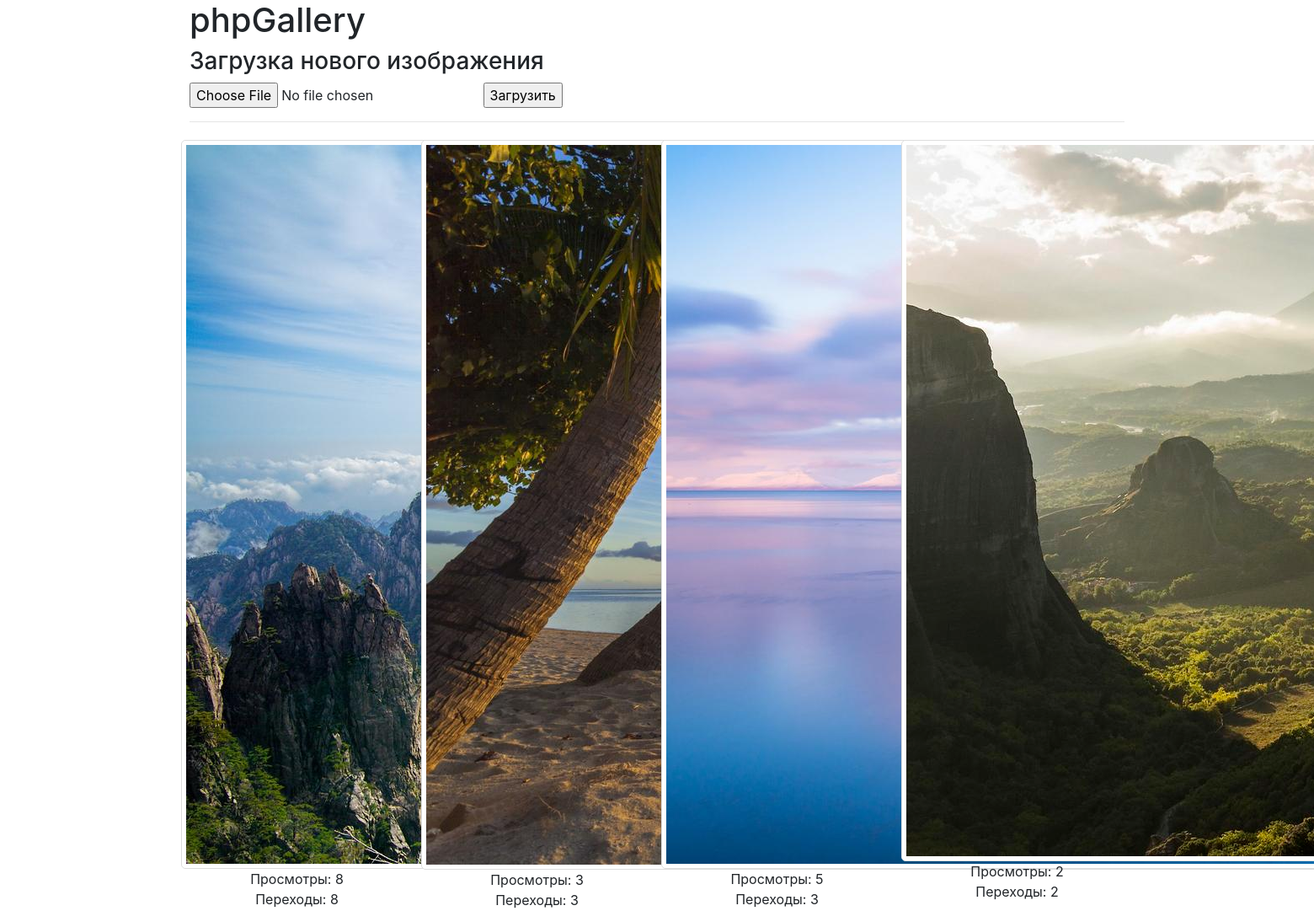
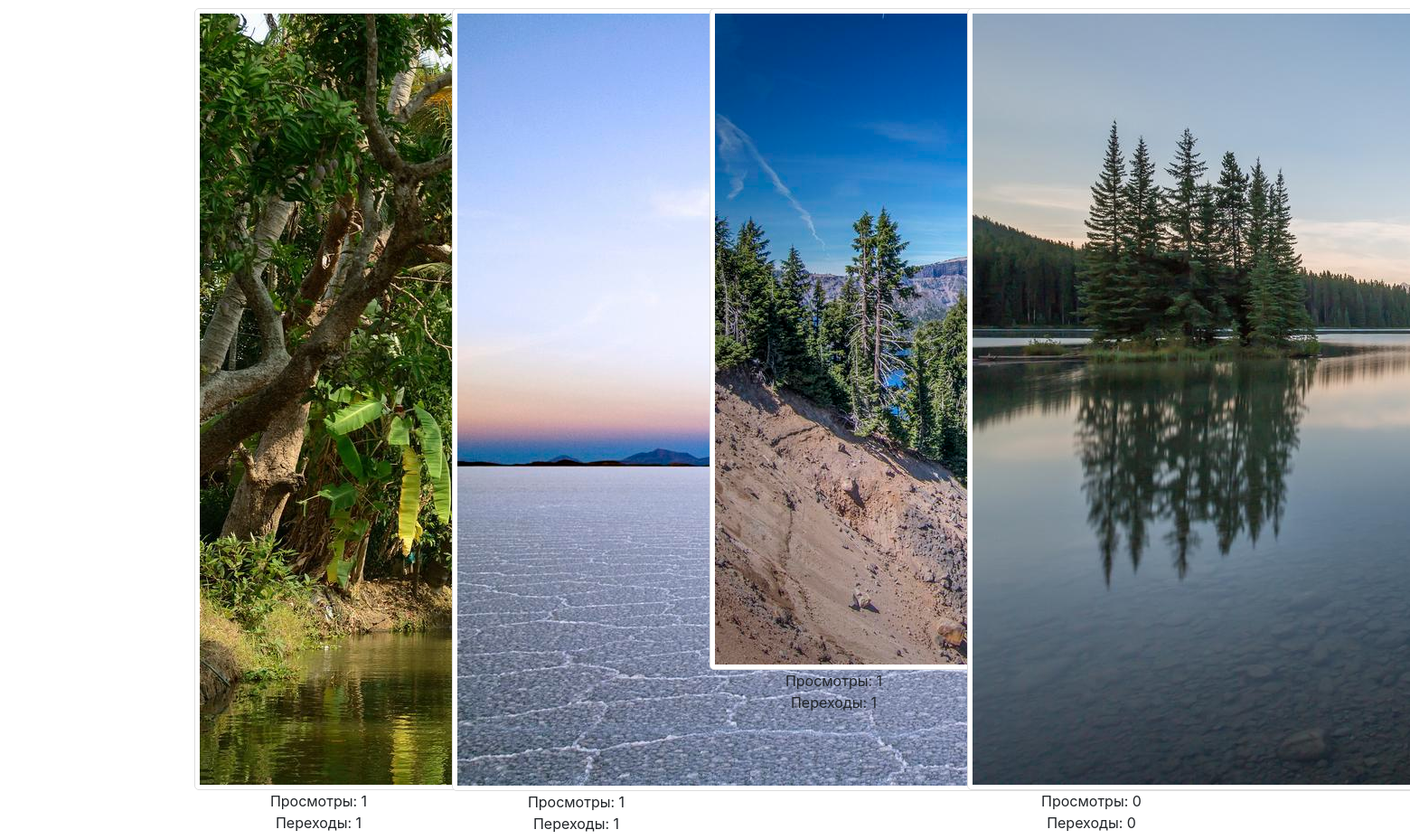
The page / on the database its author committed (2 pictures, top to bottom).
### tables this page shows
CREATE TABLE `pictures` (
  `id` int(11) NOT NULL,
  `path` varchar(255) NOT NULL,
  `size` int(11) NOT NULL,
  `name` varchar(64) DEFAULT NULL,
  `view` int(11) DEFAULT NULL,
  `click` int(11) DEFAULT NULL,
  `description` text
);

### engine/render.php (the view, shortened to what this page needs)
<?php
function renderGallery($conDB, $id)
{
    echo '<div class="row">';
    $query = "SELECT * FROM pictures";
    $bootstrap = "col-lg-3 col-md-3 col-sm-4 col-xs-6 thumb";
    $query .= " ORDER BY click DESC";
    $resDB = mysqli_query($conDB, $query);
    $data = mysqli_fetch_all($resDB, MYSQLI_ASSOC);
    if (count($data) > 0) {
        foreach ($data as $row) {
            $fileOriginal = $row['path'] . $row['name'];
            $fileThumb = $row['path'] . "thumbs/" . $row['name'];
            echo '<div class="' . $bootstrap . '" style="text-align: center;">';
            if ($id) {
                echo '<img class="img-responsive" src="' . $fileOriginal . '"/>';
            } else {
                $url = './photo.php?click=true&id=' . $row['id'];
                $onclick = 'onclick="location.href=\'' . $url . '\'; return false;"';
                echo '<a href="' .  $url . '" target="_blank"' . $onclick . '>';
                echo '<img class="img-responsive" src="' . $fileThumb . '"/></a>';
            }
            echo '<br>Просмотры: ' . $row['view'];
            echo '<br>Переходы: ' . $row['click'];
            echo '</div>';
        }
    } else {
        echo '<div class="page-header"><h4>Изображения отсутствуют!</h4></div>';
    }
    echo '</div>';
}

### public/index.php (shortened to what this page needs)
<!DOCTYPE html>
<html lang="ru">
<head>
    <link href="./css/bootstrap.min.css" rel="stylesheet">
    <link href="./css/style.css" rel="stylesheet">
</head>
<body>
<div class="container">
    <div class="page-header">
        <h1>phpGallery</h1>
    </div>
    <div class="page-header">
        <h3>Загрузка нового изображения</h3>
    </div>
    <form action="" enctype="multipart/form-data" method="post">
        <input type="file" name="file"/>
        <input type="submit" value="Загрузить"/>
    </form>
    <hr>
    <?php
    $config = include CONFIG_DIR . "db.php";
    $conDB = mysqli_connect($config["host"], $config["user"], $config["password"], $config["db"]);
    include ENGINE_DIR . "render.php";
    renderGallery($conDB, null);
    ?>
</div>
</body>
</html>

### public/css/style.css (style rules this page uses)
.thumb img { filter: none; -webkit-filter: grayscale(0); border-radius: 5px; background-color: #fff; border: 1px solid #ddd; padding: 5px; }
.thumb { padding: 5px; }

### rows shown on the page
pictures: view "8", click "8"
pictures: view "3", click "3"
pictures: view "5", click "3"
pictures: path+name (picture), view "2", click "2"
pictures: view "1", click "1"
pictures: view "1", click "1"
pictures: view "1", click "1"
pictures: path+name (picture), view "0", click "0"
